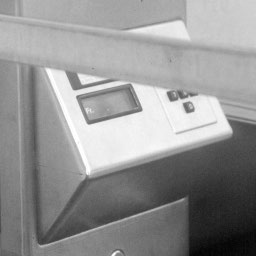
#> input picture cvai/sw04/Images/geraden.jpg, 256 x 256 px
$ jupyter execute hough-lib.ipynb
#> lines starting #> are read from the running program, lines starting #| are printed output that depends on the picture; after the words box and inside, x2 and y2 are one past the last pixel; in counts of white or black regions, pixels touching at a corner belong together
# Hough-Transformation

[cell 1]
# Update pip
#!python -m pip install -U pip

[cell 2]
# Install scikit-image
#!python -m pip install -U scikit-image

[cell 3]
import numpy as np
import cv2 as cv
import matplotlib.pyplot as pl
import ipywidgets as iw
import skimage.transform as st

## Bild einlesen

[cell 4]
img_rgb = cv.imread ('Images/geraden.jpg')
#> img_rgb is the input picture: shape (256, 256, 3); min 2, max 255, mean 147
print (img_rgb.shape)
#| (256, 256, 3)
img  = cv.cvtColor (img_rgb, cv.COLOR_BGR2GRAY)
print (img.shape)
#| (256, 256)
pl.imshow (img, cmap = 'gray')

## Kanten erkennen (Canny)

[cell 5]
edg = cv.Canny (img, 100, 200, apertureSize = 3, L2gradient = True)
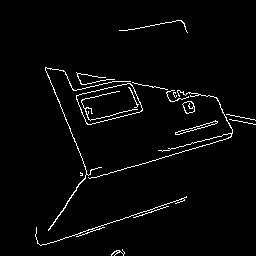
#> edg: shape (256, 256); 2.6% white in thin lines or dots, all inside (x1, y1, x2, y2) = (35, 20, 256, 256)
pl.imshow (edg, cmap = 'gray')

## Hough-Transformation für Geraden in OpenCV

### Berechnung

[cell 6]
lines = cv.HoughLines (edg, 1, np.pi / 180, 90)
#> lines = [[196, 1.29], [246, 1.24], [198, 1.27], [58, 1.75], [-16, 2.76]]
n = lines.shape [0]
#> n = 5
print (n)
#| 5

### Ergebnisse zeichnen

[cell 7]
pl.imshow (img, cmap = 'gray')
print(img.shape)
#| (256, 256)
dy, dx = img.shape
#> dy = 256; dx = 256
pl.xlim ([0, dx])
pl.ylim ([dy, 0])

d = np.sqrt (dx ** 2 + dy ** 2)
#> d = 362

for i in np.arange (n):
    for rho, phi in lines [i]:
        c = np.cos (phi)
        s = np.sin (phi)
        p0 = rho * np.array ([[c], [s]])
        u = np.array ([[-s], [c]])
        p1 = p0 - d * u
        p2 = p0 + d * u
        pl.plot ((p1 [0], p2 [0]), (p1 [1], p2 [1]), 'r')
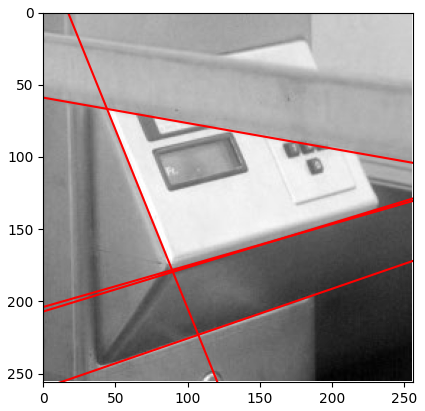
#> figure drawn by matplotlib, 1 panel

## Hough-Transformation für Geraden in scikit-image

[cell 8]
accu1, angles1, distances1 = st.hough_line (edg)
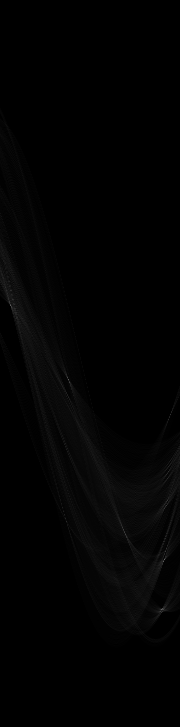
#> accu1: shape (727, 180) uint64; min 0, max 105, mean 2.4
#> angles1 = 180 values from -1.57 to 1.55; distances1 = 727 values from -363 to 363
print (np.max (accu1))
#| 105
pl.imshow (accu1, cmap = 'hot', aspect = 0.1)

[cell 9]
accu2, angles2, distances2 = st.hough_line_peaks (accu1, angles1, distances1, threshold = 50)
#> accu2 = [105, 98, 91, 91, 65, 58]; angles2 = [1.29, 1.24, -0.384, -1.4, 0.611, 1.33]; distances2 = [196, 246, 16, -58, 171, 142]
pl.imshow (img, cmap = 'gray')

h, w = img.shape
#> h = 256; w = 256
pl.xlim ([0, w])
pl.ylim ([h, 0])

for rho, phi in zip (distances2, angles2):
    c = np.cos (phi)
    s = np.sin (phi)
    p0 = rho * np.array ([[c], [s]])
    u = np.array ([[-s], [c]])
    p1 = p0 - d * u
    p2 = p0 + d * u
    pl.plot ((p1 [0], p2 [0]), (p1 [1], p2 [1]), 'r')
#> this loop made 6 passes
#> (rho, phi, c, s, p0, u, p1, p2) on passes 1 to 6: (196, 1.29, 0.276, 0.961, [54.02, 188.4], [-0.961, 0.276], [402, 88.62], [-294, 288.2]), (246, 1.24, 0.326, 0.946, [80.09, 232.6], [-0.946, 0.326], [422.4, 114.7], [-262.2, 350.5]), (16, -0.384, 0.927, -0.375, [14.83, -5.99], [0.375, 0.927], [-120.8, -341.7], [150.5, 329.7]), (-58, -1.4, 0.174, -0.985, [-10.07, 57.12], [0.985, 0.174], [-366.6, -5.75], [346.5, 120]), (171, 0.611, 0.819, 0.574, [140.1, 98.08], [-0.574, 0.819], [347.7, -198.5], [-67.58, 394.6]), (142, 1.33, 0.242, 0.97, [34.35, 137.8], [-0.97, 0.242], [385.6, 50.2], [-316.9, 225.4])

$ run again, with cvai/sw04/Images/IMG_7446.jpg copied over cvai/sw04/Images/geraden.jpg
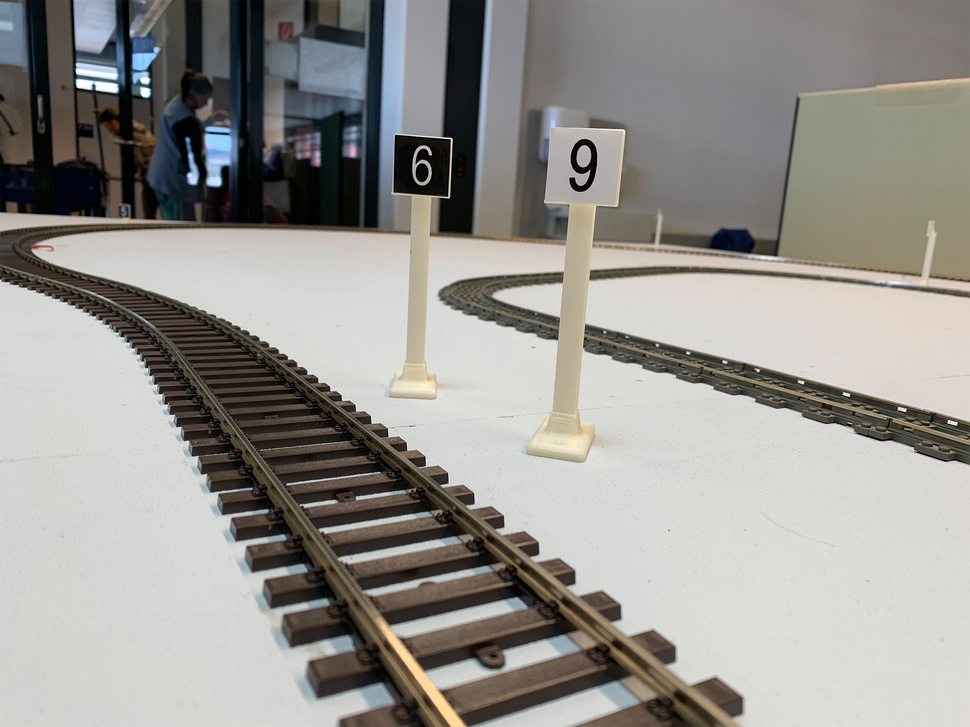
#> input picture cvai/sw04/Images/IMG_7446.jpg, 970 x 727 px, shrunk from 2016 x 1512 before the run
#> img_rgb is the input picture: shape (727, 970, 3); mean B, G, R 144.3, 148.9, 151
#| (727, 970, 3)
#| (727, 970)
#> `edg = cv.Canny (img, 100, 200, apertureSize = 3, L2gradient = True)`:
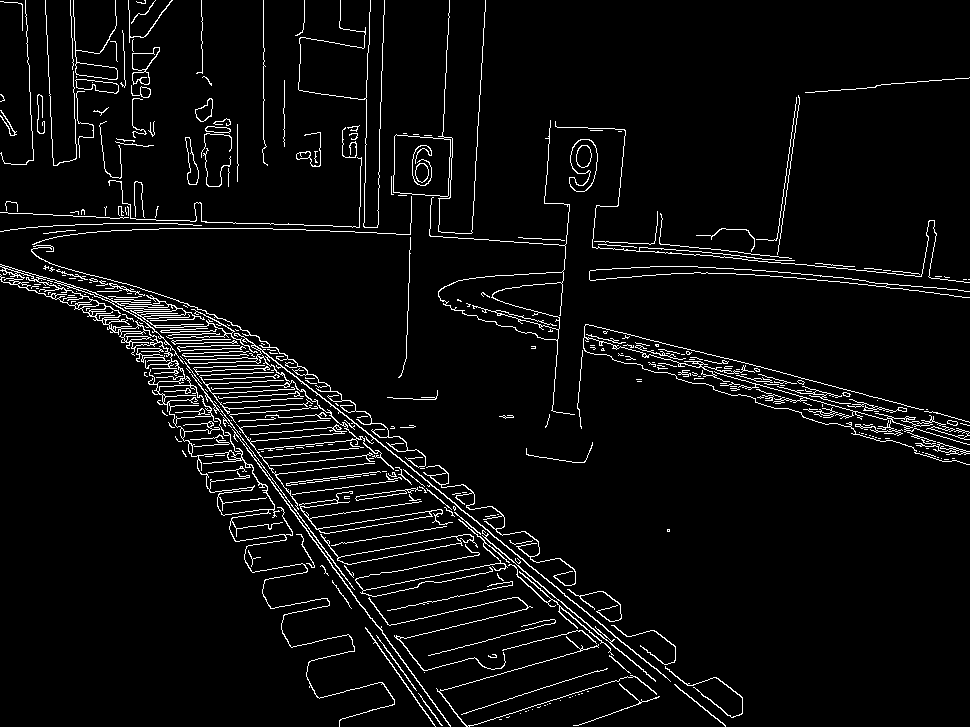
#> edg: shape (727, 970); 4.6% white in thin lines or dots
#> lines = 1576 rows, first 8: [205, 1.64], [100, 2.27], [66, 2.5], [115, 2.23], [107, 2.25], [64, 2.51], [171, 1.83], [160, 1.85]
#| 1576
#| (727, 970)
#> angles1 = 180 values from -1.57 to 1.55; distances1 = 2427 values from -1213 to 1213
#| 328
#> accu2 = 197 values, max 328 at index 0, min 51 at index 195, mean 108.8; angles2 = 197 values, max 1.55 at index 49, min -1.57 at index 76, mean 0.0897; distances2 = 197 values, max 962 at index 194, min -592 at index 196, mean 265.3
#> the loop `for rho, phi in zip (distances2, angles2):` made 197 passes
#> (rho, phi, c, s, p0, u, p1, p2) on passes 1 to 3: (-205, -1.5, 0.0698, -0.998, [-14.3, 204.5], [0.998, 0.0698], [-1223.5, 119.9], [1194.9, 289.1]), (-100, -0.873, 0.643, -0.766, [-64.28, 76.6], [0.766, 0.643], [-992.9, -702.6], [864.3, 855.8]), (-66, -0.646, 0.799, -0.602, [-52.71, 39.72], [0.602, 0.799], [-782.2, -928.4], [676.8, 1007.8])
#> `[cell 9] accu2, angles2, distances2 = st.hough_line_peaks (accu1, angl..`:
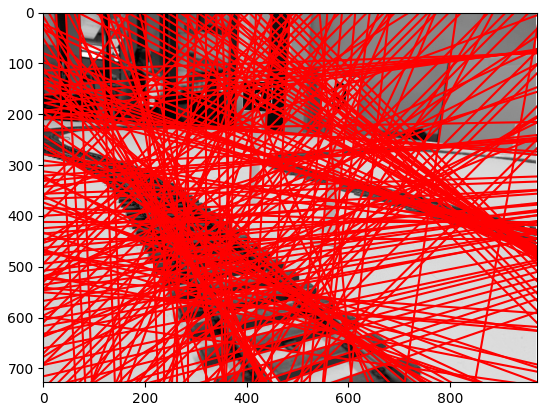
#> figure drawn by matplotlib, 1 panel

$ run again, with cvai/sw04/Images/home.jpg copied over cvai/sw04/Images/geraden.jpg
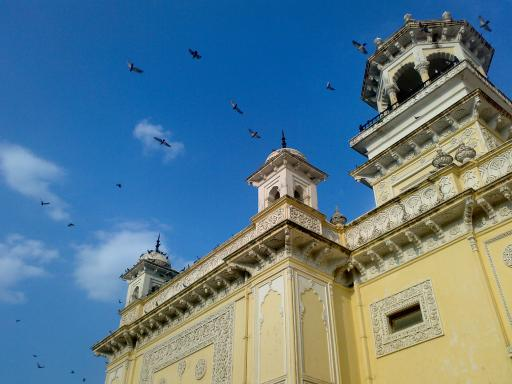
#> input picture cvai/sw04/Images/home.jpg, 512 x 384 px
#> img_rgb is the input picture: shape (384, 512, 3); mean B, G, R 141.2, 123.9, 91.6
#| (384, 512, 3)
#| (384, 512)
#> `edg = cv.Canny (img, 100, 200, apertureSize = 3, L2gradient = True)`:
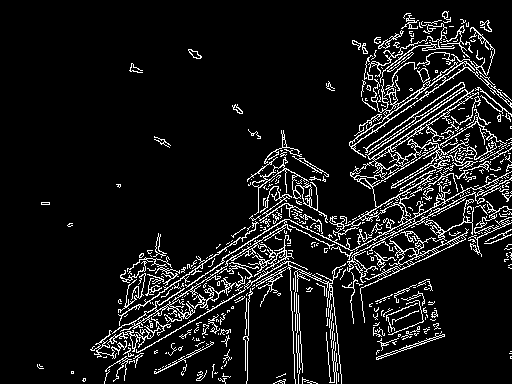
#> edg: shape (384, 512); 9.1% white in thin lines or dots
#> lines = 925 rows, first 8: [373, 1.05], [342, 0.977], [331, 0.977], [339, 0.977], [349, 0.785], [372, 1.03], [346, 0.995], [360, 1.1]
#| 925
#| (384, 512)
#> angles1 = 180 values from -1.57 to 1.55; distances1 = 1281 values from -640 to 640
#| 218
#> accu2 = 107 values, max 218 at index 0, min 51 at index 106, mean 88.48; angles2 = 107 values, max 1.55 at index 73, min -1.57 at index 40, mean -0.162; distances2 = 107 values, max 506 at index 88, min -353 at index 105, mean 157.9
#> the loop `for rho, phi in zip (distances2, angles2):` made 107 passes
#> (rho, phi, c, s, p0, u, p1, p2) on passes 1 to 4: (373, 1.05, 0.5, 0.866, [186.5, 323], [-0.866, 0.5], [740.8, 3.03], [-367.8, 643]), (342, 0.977, 0.559, 0.829, [191.2, 283.5], [-0.829, 0.559], [721.8, -74.35], [-339.3, 641.4]), (331, 0.977, 0.559, 0.829, [185.1, 274.4], [-0.829, 0.559], [715.7, -83.47], [-345.5, 632.3]), (349, 0.785, 0.707, 0.707, [246.8, 246.8], [-0.707, 0.707], [699.3, -205.8], [-205.8, 699.3])
#> `[cell 9] accu2, angles2, distances2 = st.hough_line_peaks (accu1, angl..`:
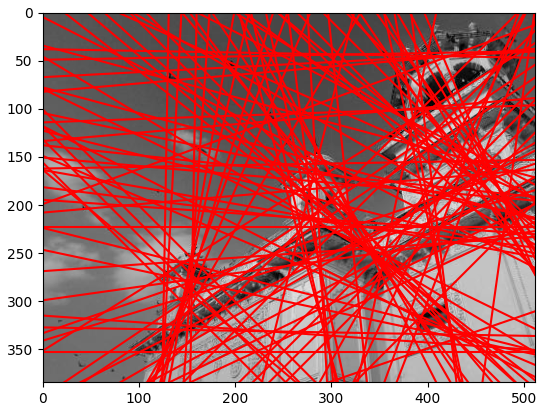
#> figure drawn by matplotlib, 1 panel

$ run again, with cvai/sw04/Images/LondonSmall.png saved as cvai/sw04/Images/geraden.jpg
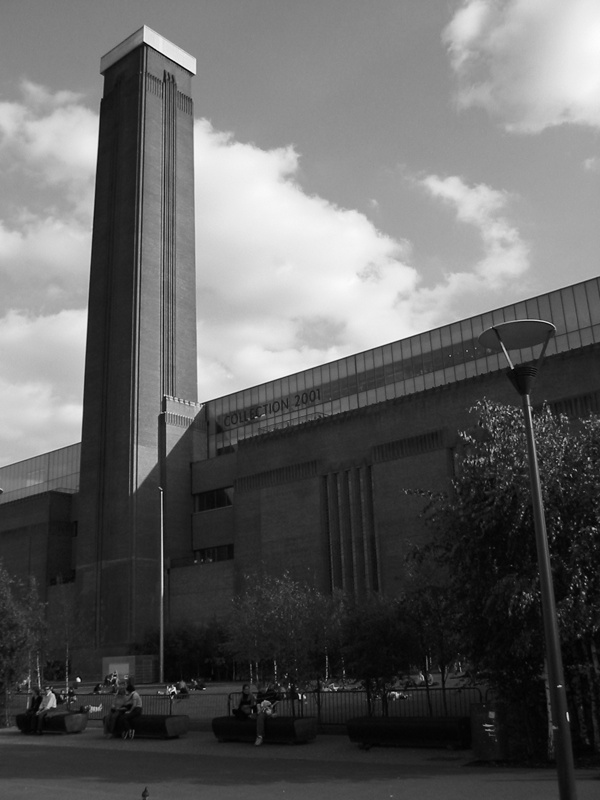
#> input picture cvai/sw04/Images/LondonSmall.png, 600 x 800 px
#> img_rgb is the input picture: shape (800, 600, 3); min 0, max 253, mean 97.2
#| (800, 600, 3)
#| (800, 600)
#> `edg = cv.Canny (img, 100, 200, apertureSize = 3, L2gradient = True)`:
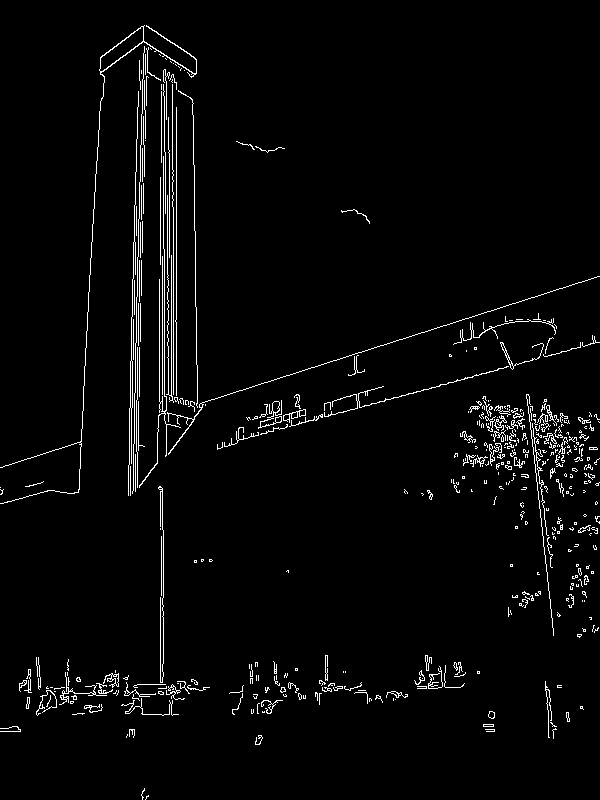
#> edg: shape (800, 600); 2.9% white in thin lines or dots
#> lines = 117 rows, first 8: [176, 0], [486, 1.31], [104, 0.0524], [163, 0], [171, 0.0175], [139, 0.0175], [144, 0.0175], [149, 0.0349]
#| 117
#| (800, 600)
#> angles1 = 180 values from -1.57 to 1.55; distances1 = 2001 values from -1000 to 1000
#| 309
#> accu2 = 108 values, max 309 at index 0, min 51 at index 101, mean 79.06; angles2 = 108 values, max 1.55 at index 8, min -1.55 at index 12, mean -0.243; distances2 = 108 values, max 710 at index 30, min -669 at index 15, mean 187.6
#> the loop `for rho, phi in zip (distances2, angles2):` made 108 passes
#> (rho, phi, c, s, p0, u, p1, p2) on passes 2, 3, 5, 6: (486, 1.31, 0.259, 0.966, [125.8, 469.4], [-0.966, 0.259], [1091.7, 210.6], [-840.1, 728.3]), (104, 0.0524, 0.999, 0.0523, [103.9, 5.44], [-0.0523, 0.999], [156.2, -993.2], [51.52, 1004.1]), (144, 0.0175, 1, 0.0175, [144, 2.51], [-0.0175, 1], [161.4, -997.3], [126.5, 1002.4]), (190, -0.0175, 1, -0.0175, [190, -3.32], [0.0175, 1], [172.5, -1003.2], [207.4, 996.5])
#> `[cell 9] accu2, angles2, distances2 = st.hough_line_peaks (accu1, angl..`:
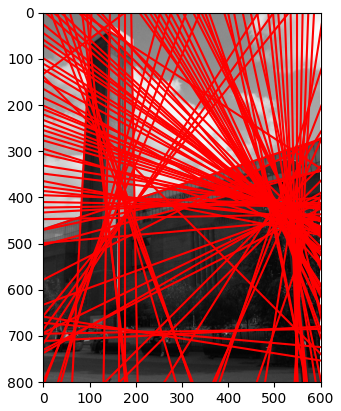
#> figure drawn by matplotlib, 1 panel
